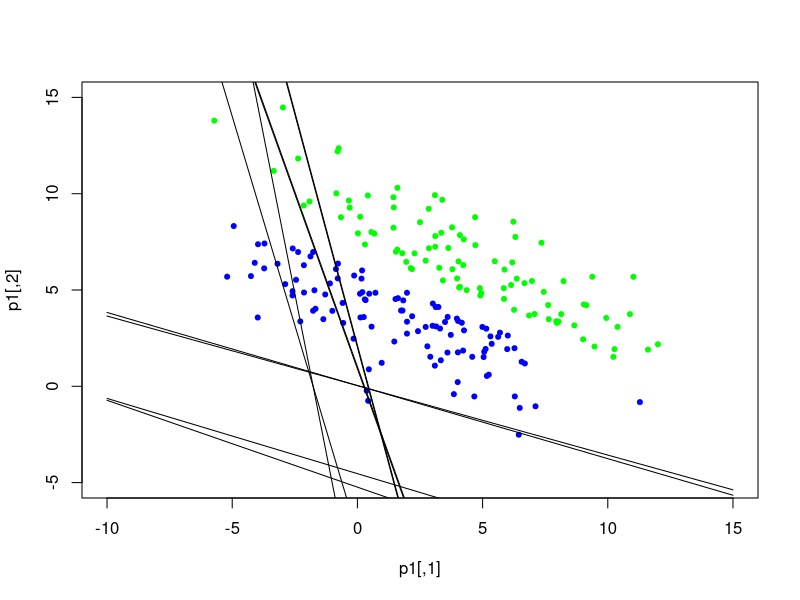
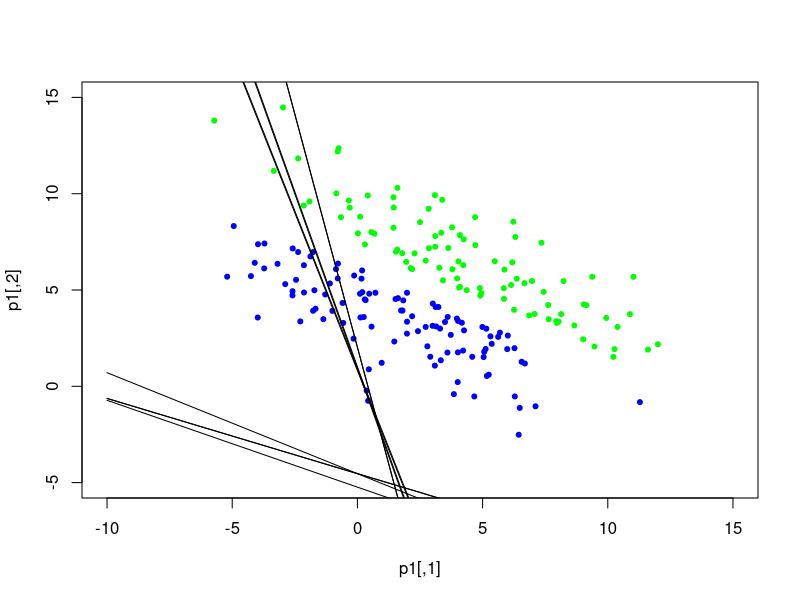
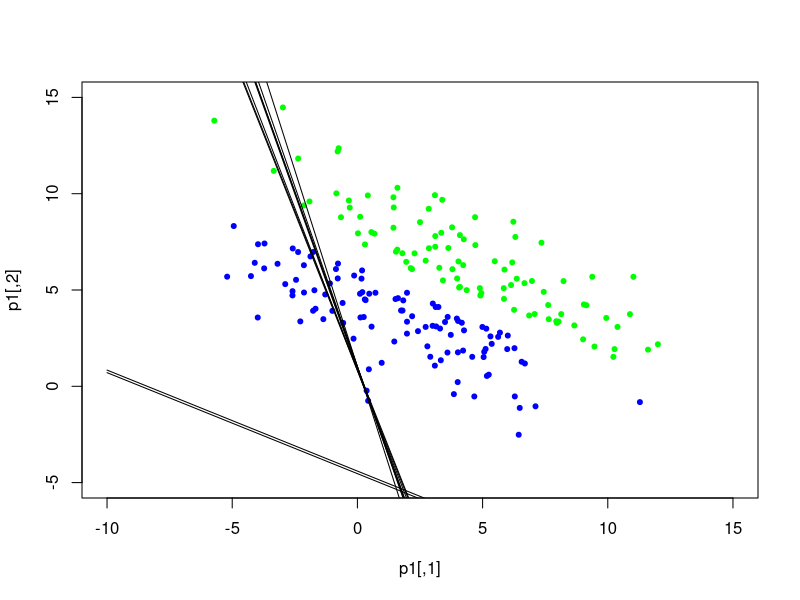
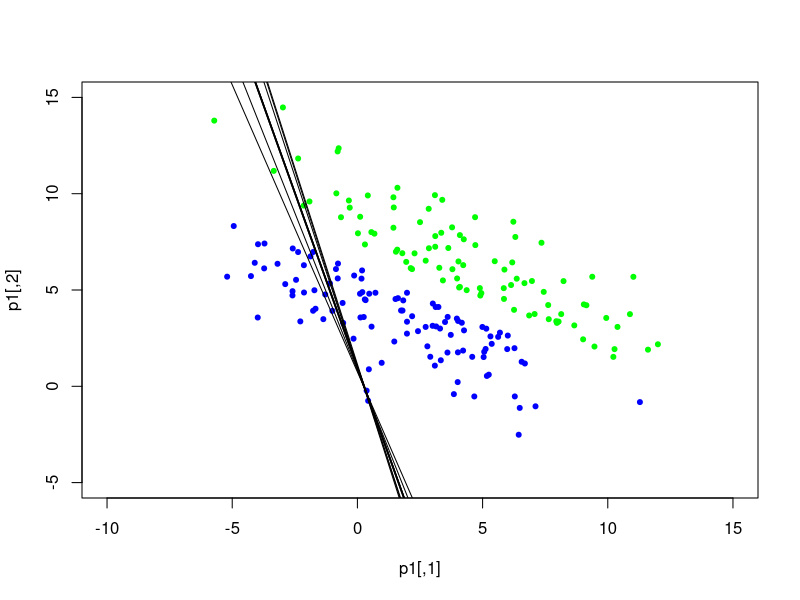
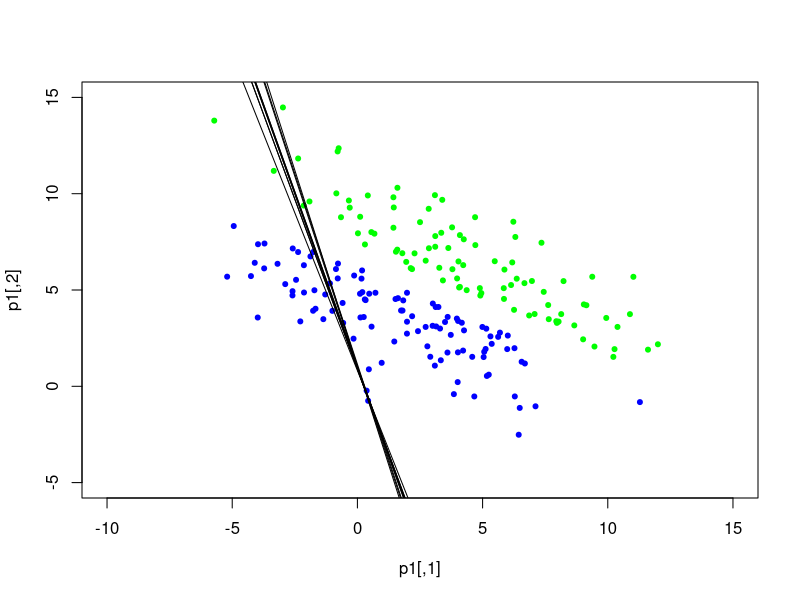
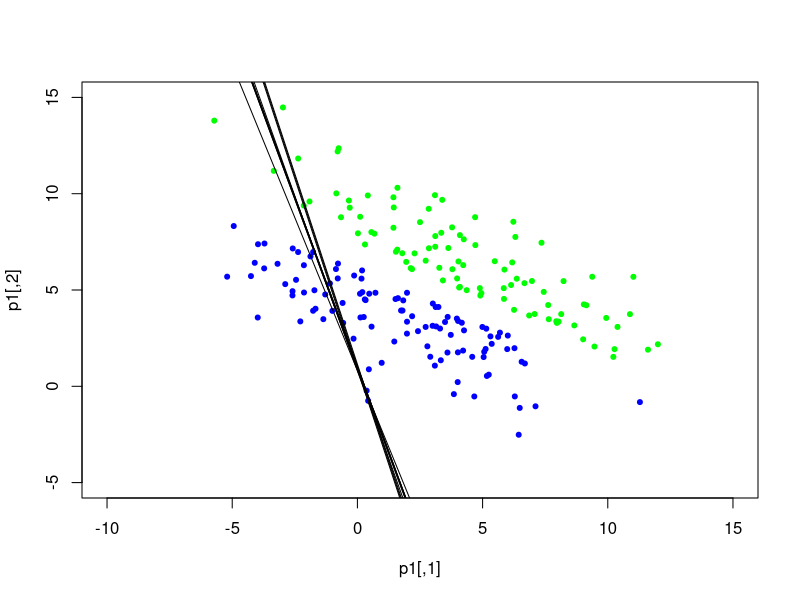
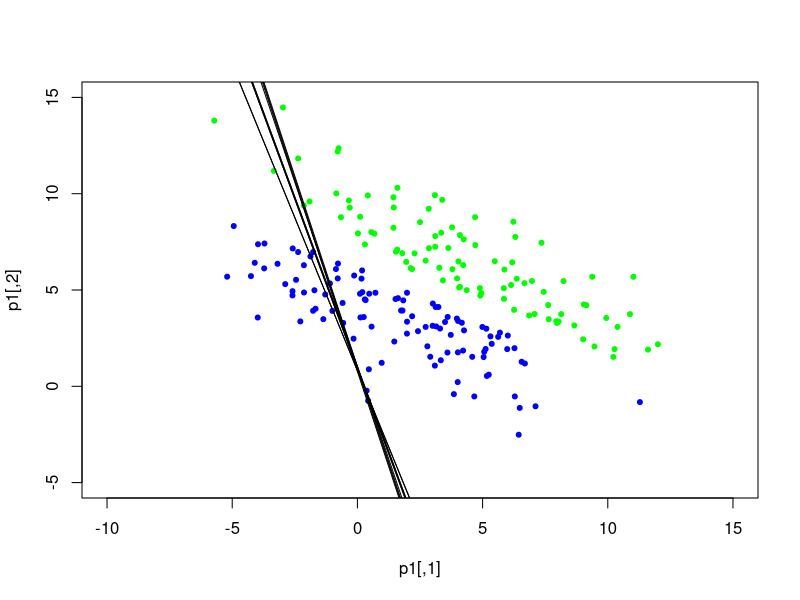
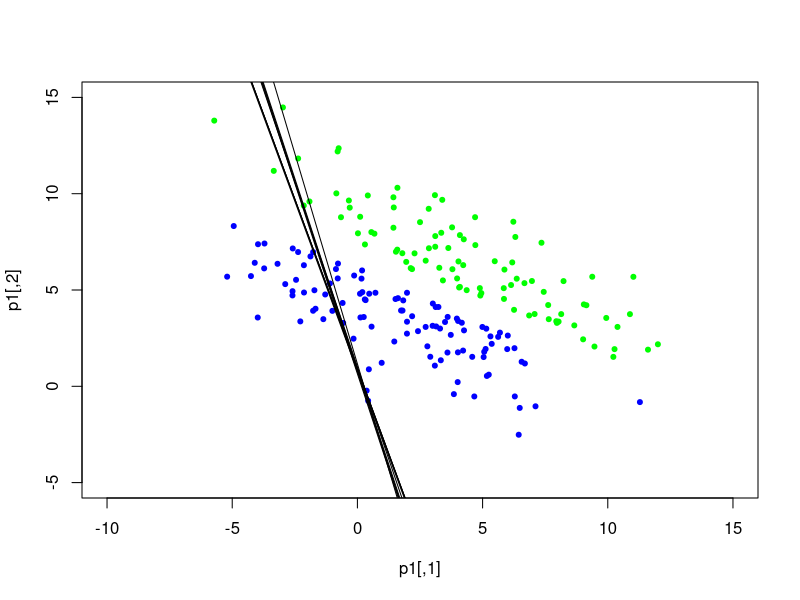

Write the R code that produced these figures, in order.
# settings
generations <- 100
sizeOfPopulation <- 10
gene <- 3
mutateRate <- 0.25
mutateOnlyOneGene <- TRUE
xMin <- -10 # for first initalisation and plot
xMax <-  15 # for first initalisation and plot
yMin <-  -5 # for plot
yMax <-  15 # for plot

# read data
data <- read.table("data1.txt")
x <- as.matrix(data[,1:(ncol(data)-1)])
y <- as.vector(as.matrix(data[,ncol(data)]))

# color points for ploting
p <- as.matrix(data[,1:(ncol(data)-2)])
p1_i <- 0
p1 <- matrix(ncol=2, nrow=nrow(p))
p2_i <- 0
p2 <- matrix(ncol=2, nrow=nrow(p))
for(i in 1:nrow(p)) {
	if(y[i] > 0) {
		p1_i <- p1_i + 1
		p1[p1_i,] <- p[i,]
	} else {
		p2_i <- p2_i + 1
		p2[p2_i,] <- p[i,]
	}
}

# define landscapes (fitness function)
landscape <- function(w) {
#	# sum of false classified points
#	delta <- 0
#	for(i in 1:nrow(x)) {
#		if(y[i] != sign(x[i,] %*% w)) {
#			delta <- delta + 1
#		}
#	}
#	
#	# euclidean distance of false classified point
#	delta <- 0
#	for(i in 1:nrow(x)) {
#		if(y[i] != sign(x[i,] %*% w)) {
#			delta <- delta + sum((x[i,]-w)^2)
#		}
#	}

	# euclidean distance of all classified point (weighted)
	delta <- 0
	for(i in 1:nrow(x)) {
		if(y[i] != sign(x[i,] %*% w)) {
			delta <- delta + 100*sum((x[i,]-w)^2)
		} else {
			delta <- delta - sum((x[i,]-w)^2)
		}
	}
	return(delta)
}

# functions
initPopulation <- function(candidates,gene,min,max) {
	population <- matrix(nrow=candidates, ncol=(gene+1))
	for(i in 1:candidates) {
		for(j in 1:gene) {
			population[i,j] <- runif(1,min,max)
		}
		population[i,gene+1] <- 0
	}
	return(population)
}

evaluate <- function(landscape,population) {
	for(i in 1:nrow(population)) {
		population[i,4] <- landscape(population[i,1:3])
	}
	return(population)
}

mutateOffspring <- function(population,mutateRate,gene) {
	newPopulation <- matrix(nrow=nrow(population)*2, ncol=ncol(population))
	signs <- c(-1,1)
	# copy old population
	for(i in 1:nrow(population)) {
		for(j in 1:(ncol(population)-1)) {
			newPopulation[i,j] <- population[i,j]
		}
	}
	# get new population
	for(i in 1:nrow(population)) {
		if(mutateOnlyOneGene) {
			for(j in 1:(ncol(population)-1)) {
				newPopulation[nrow(population)+i,j] <- population[i,j]
			}
			j <- sample(1:gene,1)
			newPopulation[nrow(population)+i,j] <- population[i,j] + mutateRate * sample(signs,1,replace=TRUE)
		} else {
			for(j in 1:(ncol(population)-1)) {
				newPopulation[nrow(population)+i,j] <- population[i,j] + mutateRate * sample(signs,1,replace=TRUE)
			}
		}
	}
	return(newPopulation)
}

fpsSelection <- function(population,newSize) {
	population <- population[order(population[,ncol(population)]),]
	return(population[1:newSize,])
}

tournamentSelection <- function(population,newSize) {
	k <- 4
	newPopulation <- matrix(nrow=newSize, ncol=ncol(population))
	for(i in 1:newSize) {
		kIndividuals <- population[sample(1:ncol(population),k,replace=TRUE),]
		kSorted <- kIndividuals[order(kIndividuals[,ncol(kIndividuals)]),]
		newPopulation[i,] <- kSorted[1,]
	}
	return(newPopulation)
}

mainEA <- function(landscape, generations, candidates, gene, mutateRate, xMin, xMax, yMin, yMax) {
	# each but the last column of the population presents one gene of each individual
	# the last column of the population show the fitness of each individual
	population <- initPopulation(candidates,gene,xMin,xMax)
	population <- evaluate(landscape,population)	
	generation = 1
	while(generations > generation) {		
		population <- mutateOffspring(population,mutateRate,gene)
		population <- evaluate(landscape,population)
		population <- fpsSelection(population,candidates)
		#population <- tournamentSelection(population,candidates)
		generation <- generation + 1
		
		# plot everything
		plot(p1, xlim=c(xMin,xMax), ylim=c(yMin,yMax), pch=20, col="green")
		points(p2, pch=20, col="blue")
		x = seq(xMin,xMax,0.1)
		for(i in 1:nrow(population)) {
			w <- population[i,]
			y = (w[3]-x*w[1])/w[2]   
			lines(x,y)
		}
	}
	return(population)
}

# and go for it
population <- mainEA(landscape, generations, sizeOfPopulation, gene, mutateRate, xMin, xMax, yMin, yMax)
